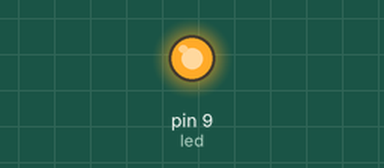
A sketch run on a simulated Arduino Uno, built with avr-gcc and run on an emulated ATmega328P. Parts: output pins drawn as LEDs (lit = HIGH).

Above: at 0.2 s.
At 30.3 s:
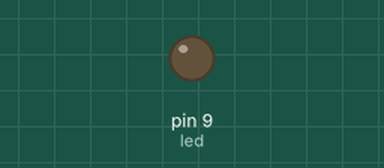
Timing chart, 0 to 37.8 s (numbered marks = the images above):
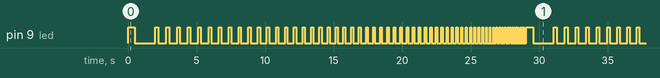

The sketch:

arduinosenor.ino
```cpp
int led = 9 ;
int i;

void setup()
{
  pinMode(led,OUTPUT);
}

void loop()
{
  digitalWrite(led,HIGH);
  delay(500);
  digitalWrite(led,LOW);
  delay(1500);
  for(i=300;i<500;i=i+3)
  {
    digitalWrite(led,HIGH);
    delay(500-i);
    digitalWrite(led,LOW);
    delay(1500-(i*3));
  }

}
```

Measured:
- by itself, pin 9 (led): moves between LOW and HIGH, repeating every 29.1 s
- by itself, everything shown: repeats every 29.1 s, in 114 steps
